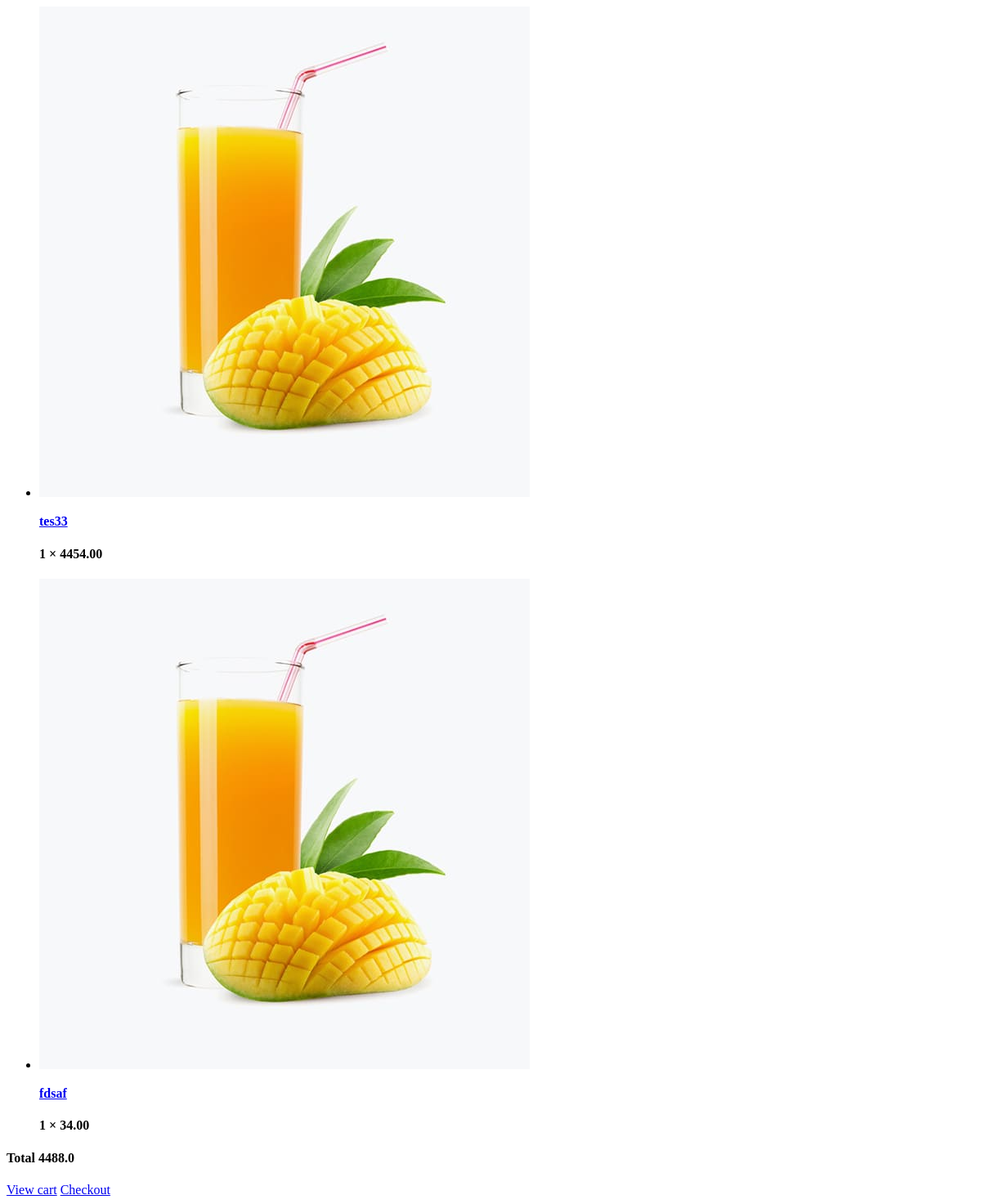
Page /cart/ (signed in) on the earlier database version.
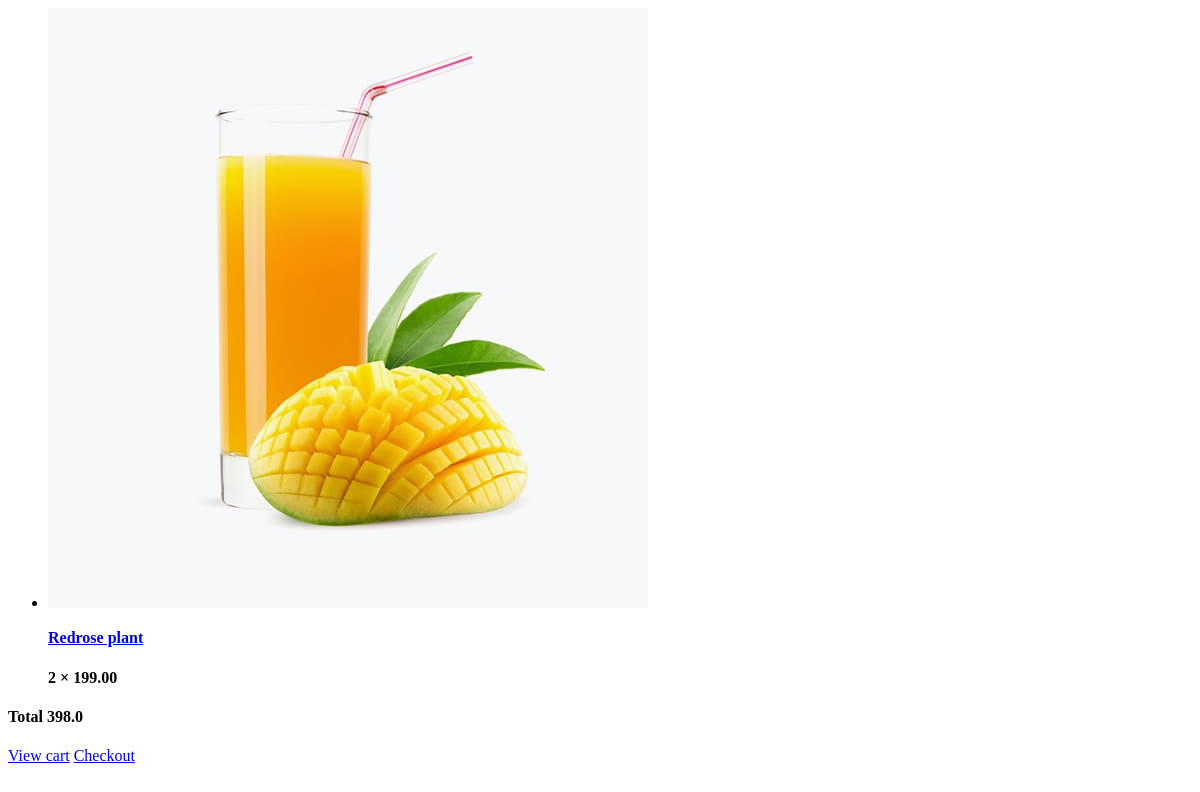
Same page on the later database version.
### ordermanager/models.py (models this page shows)
class CartModel(models.Model):
    productid = models.ForeignKey(ProductModel, on_delete=models.CASCADE)
    quantity =  models.IntegerField(null=True, blank=True)
    total_price = models.DecimalField(max_digits=6, decimal_places=2)
    user  =  models.ForeignKey(User, on_delete=models.CASCADE)

### productmanager/models.py (models this page shows, shortened)
class ProductModel(models.Model):
    subcategory = models.ForeignKey(SubCategoryModel, on_delete=models.CASCADE)
    title = models.CharField(max_length=200, blank=False)
    description  = models.TextField()
    price  = models.DecimalField(max_digits=6, decimal_places=2)
    prouct_property = models.CharField(max_length=50, blank=False)
    coverImage = models.ImageField(upload_to='products/')
    Image1 = models.ImageField(upload_to='products', null=True, blank=True)
    Image2 = models.ImageField(upload_to='products', null=True, blank=True)
    Image3 = models.ImageField(upload_to='products', null=True, blank=True)
    Image4 = models.ImageField(upload_to='products', null=True, blank=True)
    stock = models.PositiveIntegerField(default=0)
    is_published = models.BooleanField(default=False)

### ordermanager/views.py (the view)
# urls.py: path('cart/',  orderViews.Cart),
def Cart(request):
    cartlist = CartModel.objects.filter(user= request.user)
    total= 0
    if cartlist:
        for cartAmount in cartlist:
                total = float(cartAmount.total_price)+float(total)
    if request.GET.get("detail")  :
        return render(request,'frontend/cart_detail.html', {"cart": cartlist,"total": total ,"crtcount":cartlist.count()})
    return render(request,'frontend/cartlist.html', {"cart": cartlist,"total": total , "crtcount":cartlist.count()})

### templates/frontend/cartlist.html (shortened to what this page needs)
<ul>
    {%for cart_product in cart%}
    <li id="tr_{{cart_product.id}}">
        <div class="shopping-cart-img">
            <a href="shop-product-right.html"><img alt="Nest" src="/static/frontend/assets/imgs/shop/thumbnail-3.jpg"></a>
        </div>
        <div class="shopping-cart-title">
            <h4><a href="shop-product-right.html">{{cart_product.productid.title}}</a></h4>
            <h4><span>{{cart_product.quantity}} × </span>{{cart_product.productid.price}}</h4>
        </div>
    </li>
    {%endfor%}
</ul>
 {% if total   %}
<div class="shopping-cart-footer">
    <div class="shopping-cart-total">
        <h4>Total <span>{{total}}</span></h4>
    </div>
    <div class="shopping-cart-button">
        <a href="/cart/?detail=true" class="outline">View cart</a>
        <a href="/checkout/">Checkout</a>
    </div>
</div> {% endif %}

Differences in the rows shown:
removed CartModel: productid "tes33", quantity "1", productid.price "4454.00"
removed CartModel: productid "fdsaf", quantity "1", productid.price "34.00"
added CartModel: productid "Redrose plant", quantity "2", productid.price "199.00"
Other differences:
{{ total }}: "4488.0" → "398.0"
